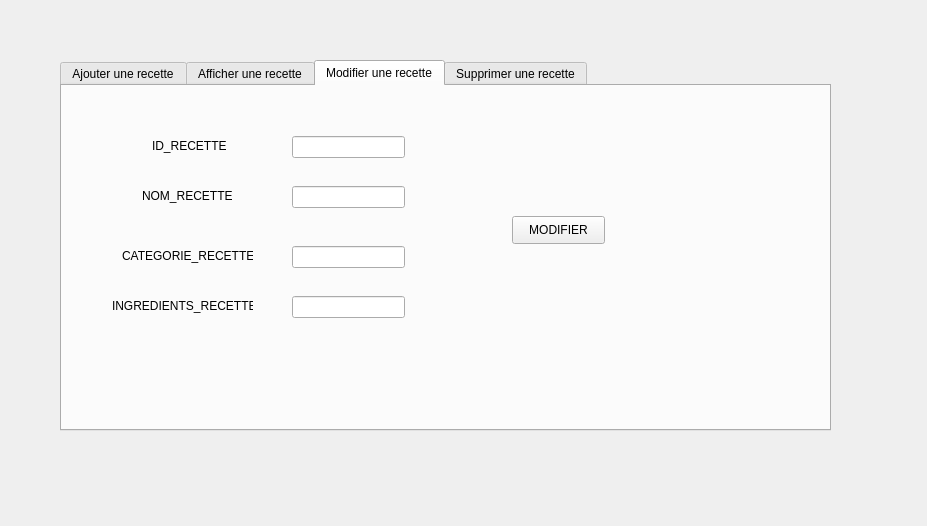
<?xml version="1.0" encoding="UTF-8"?>
<ui version="4.0">
 <class>gestion_recette</class>
 <widget class="QDialog" name="gestion_recette">
  <property name="geometry">
   <rect>
    <x>0</x>
    <y>0</y>
    <width>927</width>
    <height>526</height>
   </rect>
  </property>
  <property name="windowTitle">
   <string>Dialog</string>
  </property>
  <widget class="QTabWidget" name="tabWidget">
   <property name="geometry">
    <rect>
     <x>60</x>
     <y>60</y>
     <width>771</width>
     <height>371</height>
    </rect>
   </property>
   <property name="currentIndex">
    <number>2</number>
   </property>
   <widget class="QWidget" name="tab">
    <attribute name="title">
     <string>Ajouter une recette</string>
    </attribute>
    <widget class="QLabel" name="label">
     <property name="geometry">
      <rect>
       <x>60</x>
       <y>30</y>
       <width>81</width>
       <height>16</height>
      </rect>
     </property>
     <property name="text">
      <string>ID_RECETTE</string>
     </property>
    </widget>
    <widget class="QLabel" name="label_2">
     <property name="geometry">
      <rect>
       <x>60</x>
       <y>80</y>
       <width>91</width>
       <height>16</height>
      </rect>
     </property>
     <property name="text">
      <string>NOM_RECETTE</string>
     </property>
    </widget>
    <widget class="QLabel" name="label_3">
     <property name="geometry">
      <rect>
       <x>40</x>
       <y>130</y>
       <width>131</width>
       <height>16</height>
      </rect>
     </property>
     <property name="text">
      <string>CATEGORIE_RECETTE</string>
     </property>
    </widget>
    <widget class="QLabel" name="label_4">
     <property name="geometry">
      <rect>
       <x>30</x>
       <y>180</y>
       <width>141</width>
       <height>20</height>
      </rect>
     </property>
     <property name="text">
      <string>INGREDIENTS_RECETTE</string>
     </property>
    </widget>
    <widget class="QPushButton" name="pb_ajouter1">
     <property name="geometry">
      <rect>
       <x>360</x>
       <y>220</y>
       <width>93</width>
       <height>28</height>
      </rect>
     </property>
     <property name="text">
      <string>AJOUTER</string>
     </property>
    </widget>
    <widget class="QLineEdit" name="le_id1">
     <property name="geometry">
      <rect>
       <x>190</x>
       <y>30</y>
       <width>113</width>
       <height>22</height>
      </rect>
     </property>
    </widget>
    <widget class="QLineEdit" name="le_nom1">
     <property name="geometry">
      <rect>
       <x>190</x>
       <y>80</y>
       <width>113</width>
       <height>22</height>
      </rect>
     </property>
    </widget>
    <widget class="QLineEdit" name="la_categorie1">
     <property name="geometry">
      <rect>
       <x>190</x>
       <y>130</y>
       <width>113</width>
       <height>22</height>
      </rect>
     </property>
    </widget>
    <widget class="QLineEdit" name="les_ingredients">
     <property name="geometry">
      <rect>
       <x>190</x>
       <y>180</y>
       <width>113</width>
       <height>22</height>
      </rect>
     </property>
    </widget>
   </widget>
   <widget class="QWidget" name="tab_2">
    <attribute name="title">
     <string>Afficher une recette</string>
    </attribute>
    <widget class="QTableView" name="tableView1">
     <property name="geometry">
      <rect>
       <x>30</x>
       <y>20</y>
       <width>721</width>
       <height>281</height>
      </rect>
     </property>
    </widget>
   </widget>
   <widget class="QWidget" name="tab_3">
    <attribute name="title">
     <string>Modifier une recette</string>
    </attribute>
    <widget class="QLabel" name="label_5">
     <property name="geometry">
      <rect>
       <x>60</x>
       <y>160</y>
       <width>131</width>
       <height>20</height>
      </rect>
     </property>
     <property name="text">
      <string>CATEGORIE_RECETTE</string>
     </property>
    </widget>
    <widget class="QLabel" name="label_6">
     <property name="geometry">
      <rect>
       <x>50</x>
       <y>210</y>
       <width>141</width>
       <height>20</height>
      </rect>
     </property>
     <property name="text">
      <string>INGREDIENTS_RECETTE</string>
     </property>
    </widget>
    <widget class="QLabel" name="label_7">
     <property name="geometry">
      <rect>
       <x>90</x>
       <y>50</y>
       <width>81</width>
       <height>20</height>
      </rect>
     </property>
     <property name="text">
      <string>ID_RECETTE</string>
     </property>
    </widget>
    <widget class="QLabel" name="label_8">
     <property name="geometry">
      <rect>
       <x>80</x>
       <y>100</y>
       <width>101</width>
       <height>20</height>
      </rect>
     </property>
     <property name="text">
      <string>NOM_RECETTE</string>
     </property>
    </widget>
    <widget class="QLineEdit" name="lineEdit1">
     <property name="geometry">
      <rect>
       <x>230</x>
       <y>50</y>
       <width>113</width>
       <height>22</height>
      </rect>
     </property>
    </widget>
    <widget class="QLineEdit" name="lineEdit_22">
     <property name="geometry">
      <rect>
       <x>230</x>
       <y>100</y>
       <width>113</width>
       <height>22</height>
      </rect>
     </property>
    </widget>
    <widget class="QLineEdit" name="lineEdit_33">
     <property name="geometry">
      <rect>
       <x>230</x>
       <y>160</y>
       <width>113</width>
       <height>22</height>
      </rect>
     </property>
    </widget>
    <widget class="QLineEdit" name="lineEdit_44">
     <property name="geometry">
      <rect>
       <x>230</x>
       <y>210</y>
       <width>113</width>
       <height>22</height>
      </rect>
     </property>
    </widget>
    <widget class="QPushButton" name="pb_modifier1">
     <property name="geometry">
      <rect>
       <x>450</x>
       <y>130</y>
       <width>93</width>
       <height>28</height>
      </rect>
     </property>
     <property name="text">
      <string>MODIFIER</string>
     </property>
    </widget>
   </widget>
   <widget class="QWidget" name="tab_4">
    <attribute name="title">
     <string>Supprimer une recette</string>
    </attribute>
    <widget class="QLineEdit" name="text_delete1">
     <property name="geometry">
      <rect>
       <x>150</x>
       <y>50</y>
       <width>113</width>
       <height>22</height>
      </rect>
     </property>
    </widget>
    <widget class="QPushButton" name="pb_supprimer1">
     <property name="geometry">
      <rect>
       <x>390</x>
       <y>50</y>
       <width>93</width>
       <height>28</height>
      </rect>
     </property>
     <property name="text">
      <string>SUPPRIMER</string>
     </property>
    </widget>
   </widget>
  </widget>
 </widget>
 <resources/>
 <connections/>
</ui>
